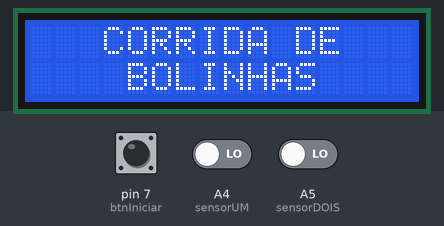
Simulated run of this sketch. Board: Arduino Uno, built with avr-gcc and run on an emulated ATmega328P. On the bench: 16×2 character LCD. The test bench sets the inputs (shaded band); at power-on: pin 7 (btnIniciar) LOW, A4 (sensorUM) LOW, A5 (sensorDOIS) LOW. What the sketch prints to the serial monitor is not drawn.

Above: at 4.2 s.
4.3 s: pin 7 (btnIniciar) pulled HIGH for 0.15 s
At 5.1 s:
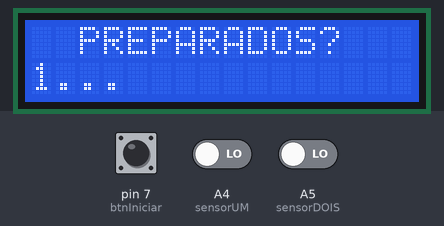
7.4 s: A4 (sensorUM) driven HIGH
At 7.4 s:
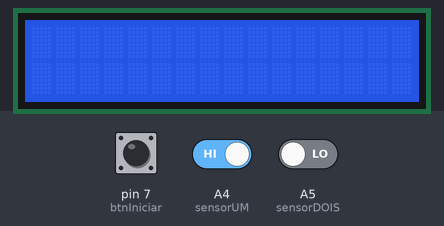
9.0 s: A4 (sensorUM) driven LOW
At 10.4 s:
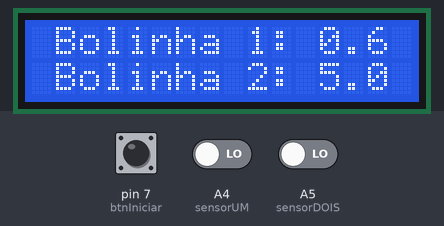
Timing chart, 0 to 12.0 s (numbered marks = the images above; inputs shaded):
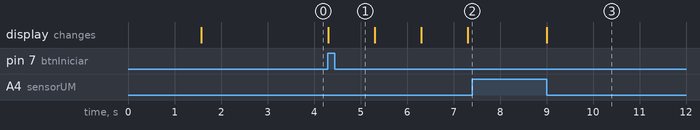

Measured:
- after the input at 4.3 s, the display: changes at once (image 1)
- after the input at 7.4 s, every drawn part: stays the same
- after the input at 9.0 s, the display: changes at once (image 3)

The sketch:

CORRIDA_DE_BOLINHAS.ino
```cpp
/* UNIVERSIDADE FEDERAL RURAL DO SEMI-ARIDO
   CENTRO DE CIENCIAS EXATAS E NATURAIS - CCEN
   BACHARELADO EM CIENCIAS E TECNOLOGIA - BCT
   O programa calcula o intervalo de tempo entre três sensores
   infravermelho,
   e determina se o movimento é uniforme ou uniformemente variado
   Este programa poderá ser usado para se determinar a aceleração
   gravitacional
*/

// inclui as bibliotecas de código:
#include <LiquidCrystal.h>

// inicializa a biblioteca com os números dos pinos de interface
const int rs = 12, en = 11, d4 = 5, d5 = 4, d6 = 3, d7 = 2;
LiquidCrystal lcd(rs, en, d4, d5, d6, d7);

#define contraste 6
#define btnIniciar 7
// configuracao dos sensores
#define servoBotao 9                            // o botão deverá ser ligado no pino digital 9
#define sensorUM A4                             // configura o pino digital 2 para o PRIMEIRO SENSOR
#define sensorDOIS A5                           // configura o pino digital 3 para o SEGUNDO SENSOR

// configuracao do botao de selecao
bool iniciar_estado = false;

// configuracao dos sensores
int estadoUM, estadoDOIS;                            // variáveis que guardam os estados dos sensores
int temporizadorUM = HIGH;
int temporizadorDOIS = HIGH;
long tempoInicial;
float deslocamento = 50.0;
float tempoUM, tempoDOIS;
float velocidadeUM, velocidadeDOIS;

void setup() {
  Serial.begin(9600);
  // configura o número de linhas e colunas do LCD:
  lcd.begin(16, 2);
  // configuracao do contraste
  analogWrite(contraste, 110);

  pinMode(btnIniciar, INPUT);
  pinMode(sensorUM, INPUT);                          // configura o pino 3 como entrada
  pinMode(sensorDOIS, INPUT);                        // configura o pino 4 como entrada                        // configura o pino 12 como entrada

  // Introducao
  lcd.setCursor(0, 0);
  lcd.print("UFERSA APRESENTA");
  delay(1500);
  lcd.clear();
  lcd.setCursor(0, 0);
  lcd.print("   CORRIDA DE   ");
  lcd.setCursor(0, 1);
  lcd.print("    BOLINHAS    ");
  delay(1500);
}

void loop() {
  iniciar_estado = digitalRead(btnIniciar);
  if (iniciar_estado == HIGH) {
    lcd.clear();
    // contando a largada
    lcd.print("  PREPARADOS?");
    lcd.setCursor(0, 1);
    for (int i = 1; i < 4; i++) {
      lcd.print(i);
      lcd.print("...");
      delay(1000);
    }
    lcd.print("JA!");
    lcd.clear();
    // COMEEEEEEEECA A CORRIDA
    tempoInicial = millis();
    delay(200);           // tempo para a liberacao total
    while (true) {
      estadoUM = digitalRead(sensorUM);
      estadoDOIS = digitalRead(sensorDOIS);
      Serial.println(estadoUM);
      Serial.println(estadoDOIS);

      corridaUM();
      corridaDOIS();
      if ((temporizadorUM || temporizadorDOIS) == LOW) {
        break;
      }

    }
    while (true) {
      lcd.clear();
      lcd.setCursor(0, 0);
      lcd.print(" Bolinha 1: ");
      lcd.print(velocidadeUM, 1);
      lcd.setCursor(0, 1);
      lcd.print(" Bolinha 2: ");
      lcd.print(velocidadeDOIS, 1);
      delay(1000);
    }
  }

}

// ===== AREA DAS FUNCOES =====

// funcao para controlar o temporizador da primeira bolinha
void corridaUM() {
  if (temporizadorUM == HIGH) {
    tempoUM = (millis() - tempoInicial) * 0.001;
    //lcd.print("Bolinha 1: ");
    //lcd.print(tempoUM);

    estadoUM = digitalRead(sensorUM);
    if (estadoUM == LOW) {
      velocidadeUM = (0.02 * deslocamento) / tempoUM;
      temporizadorUM = LOW;
    }
  }
}

// funcao para controlar o temporizador da primeira bolinha
void corridaDOIS() {
  if (temporizadorDOIS == HIGH) {
    tempoDOIS = (millis() - tempoInicial) * 0.001;
    //lcd.print("Bolinha 2: ");
    //lcd.print(tempoDOIS);

    estadoDOIS = digitalRead(sensorDOIS);
    if (estadoDOIS == LOW) {
      velocidadeDOIS = (0.02 * deslocamento) / tempoDOIS;
      temporizadorDOIS = LOW;
    }
  }
}
```
